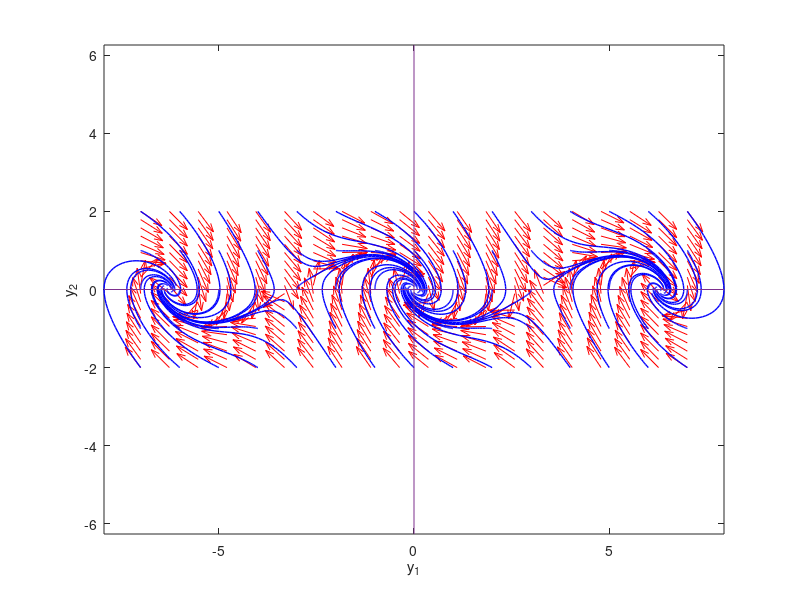
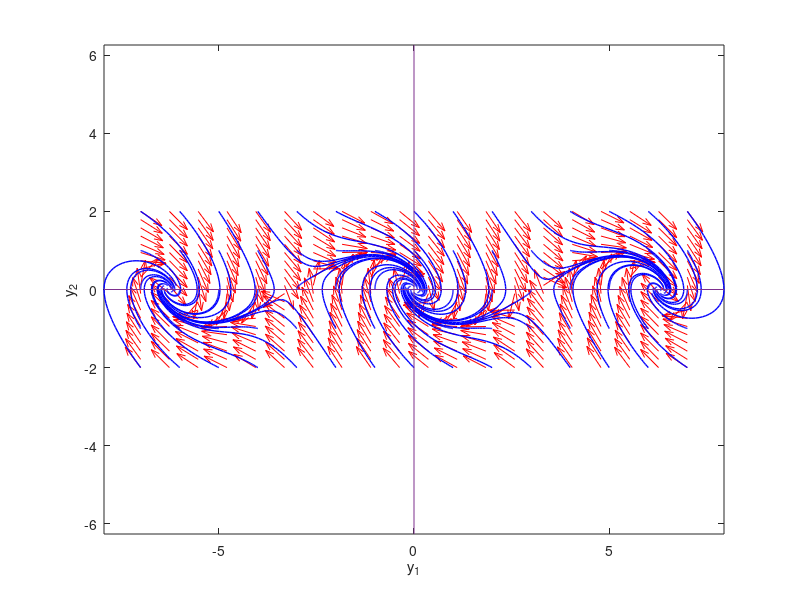

Reproduce these figures in MATLAB, in order.

close all;
clear all;

ltype = {'b-','r--','m-.','k:'};             % for Plot


f = @(t,y) [y(2); -sin(y(1)) - y(2)];


y1 = linspace(-7,7,20);
y2 = linspace(-2,2,20);

% creates two matrices one for all the x-values on the grid, and one for
% all the y-values on the grid. Note that x and y are matrices of the same
% size and shape, in this case 20 rows and 20 columns
[x,y] = meshgrid(y1,y2);


u = zeros(size(x));
v = zeros(size(x));

% we can use a single loop over each element to compute the derivatives at
% each point (y1, y2)
t=0; % we want the derivatives at each point at t=0, i.e. the starting time
for i = 1:numel(x)
    Yprime = f(t,[x(i); y(i)]);
    u(i) = Yprime(1);
    v(i) = Yprime(2);
end

% This way the arrows are normalised 
for i = 1:numel(x)
Vmod = sqrt(u(i)^2 + v(i)^2);
u(i) = 0.1*u(i)/Vmod;
v(i) = 0.1*v(i)/Vmod;
end

figure(1)
quiver(x,y,u,v,'r'); 
xlabel('y_1')
ylabel('y_2')
axis tight equal;

%figure(2)
 hold on
for y1i = -7:1:7
for y2i = -2:1:2
    [ts,ys] = ode45(f,[0,5],[y1i;y2i]);
    plot(ys(:,1),ys(:,2), ltype{1},'Linewidth',1);
    hold on;
end
end
xL = xlim;
yL = ylim;
line([0 0], yL);  %y-axis
line(xL, [0 0]);  %x-axis

hold off

print('-depsc2', 'trajNL01.eps','-b0'); 
print('-dpdf', 'trajNL01.pdf','-b0');

